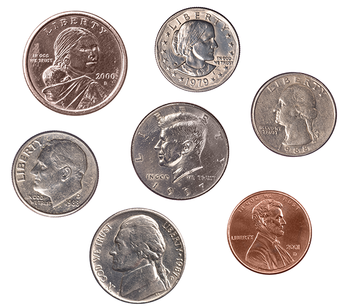
#> input picture images/coins01.png, 350 x 308 px
$ python otsu_thresholding.py --image images/coins01.png
#> lines starting #> are read from the running program, lines starting #| are printed output that depends on the picture; after the words box and inside, x2 and y2 are one past the last pixel; in counts of white or black regions, pixels touching at a corner belong together
#otsu's method assumes the image its being applied to is bi-modal,
#or that its histogram has 2 peaks
import argparse
import cv2

ap = argparse.ArgumentParser()
ap.add_argument("-i", "--image", type=str, required=True)
args = vars(ap.parse_args())

image = cv2.imread(args["image"])
#> image is the input picture: shape (308, 350, 3); mean B, G, R 195.3, 198.1, 206.5
cv2.imshow("Original", image)

#convert to grayscale
gray = cv2.cvtColor(image, cv2.COLOR_BGR2GRAY)
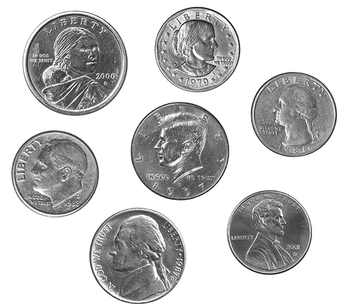
#> gray: shape (308, 350); min 5, max 255, mean 200.3
blurred_gray = cv2.GaussianBlur(gray, (7, 7), 0)
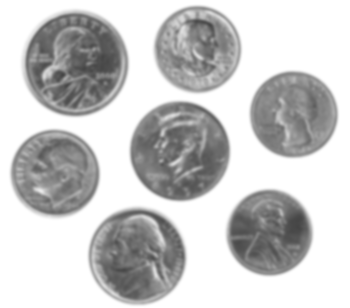
#> blurred_gray: shape (308, 350); min 69, max 255, mean 200.3

#apply otsu's thresholding method
T, thresh_inv = cv2.threshold(blurred_gray, 0, 255, cv2.THRESH_BINARY | cv2.THRESH_OTSU)
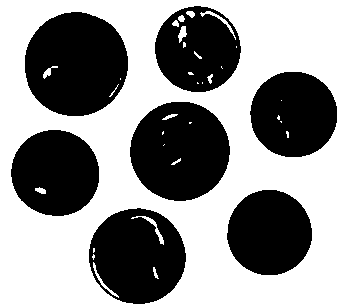
#> thresh_inv: shape (308, 350); 57.5% white; 7 black regions, largest, box (x1, y1, x2, y2) and area: (25, 12, 128, 116) 8393, (130, 102, 230, 201) 7673, (89, 208, 186, 304) 6962
#> T = 191
cv2.imshow("Threshold", thresh_inv)
print(f"[INFO] otsu's thresholding value: {T}")
#| [INFO] otsu's thresholding value: 191.0

#display only the masker regions of the image
masked = cv2.bitwise_and(image, image, mask=thresh_inv)
cv2.imshow("Output", masked)
cv2.waitKey(0)
